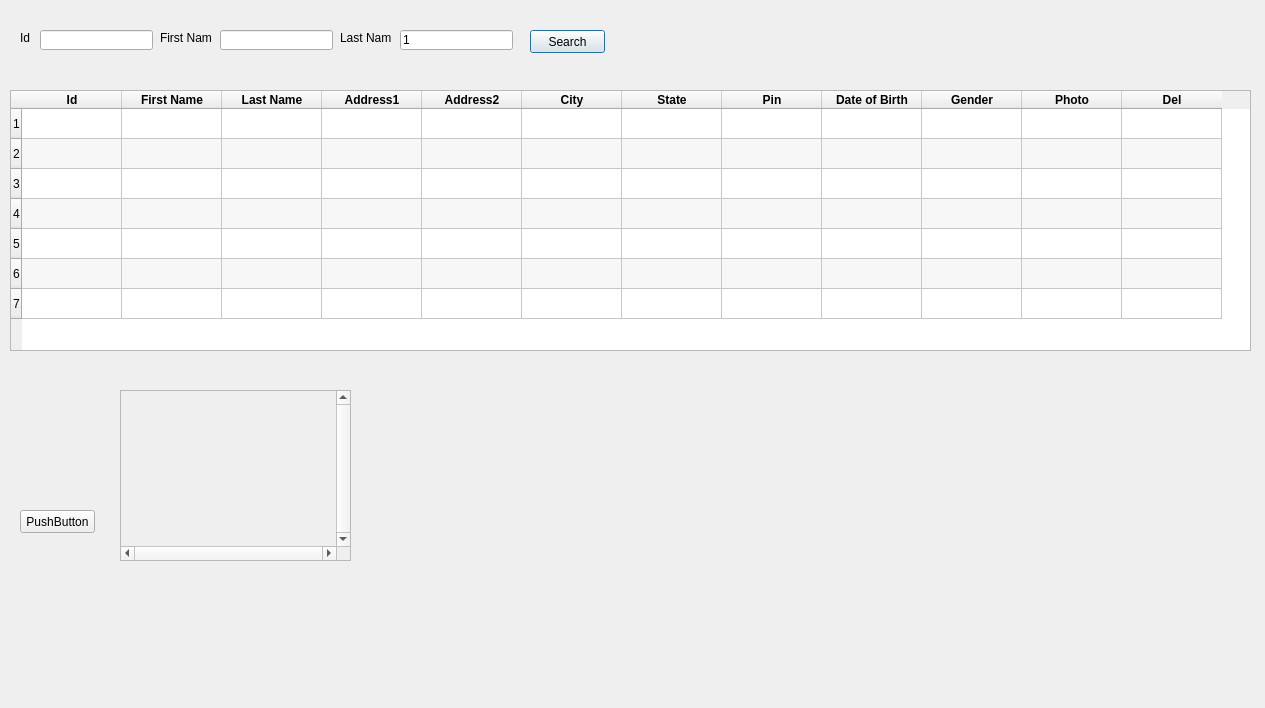
<?xml version="1.0" encoding="UTF-8"?>
<ui version="4.0">
 <class>Dialog</class>
 <widget class="QDialog" name="Dialog">
  <property name="windowModality">
   <enum>Qt::ApplicationModal</enum>
  </property>
  <property name="geometry">
   <rect>
    <x>0</x>
    <y>0</y>
    <width>1265</width>
    <height>708</height>
   </rect>
  </property>
  <property name="baseSize">
   <size>
    <width>600</width>
    <height>600</height>
   </size>
  </property>
  <property name="windowTitle">
   <string>Employee Update</string>
  </property>
  <property name="modal">
   <bool>true</bool>
  </property>
  <widget class="QTableWidget" name="employeeTableWidget">
   <property name="geometry">
    <rect>
     <x>10</x>
     <y>90</y>
     <width>1241</width>
     <height>261</height>
    </rect>
   </property>
   <property name="alternatingRowColors">
    <bool>true</bool>
   </property>
   <property name="rowCount">
    <number>7</number>
   </property>
   <property name="columnCount">
    <number>12</number>
   </property>
   <attribute name="horizontalHeaderShowSortIndicator" stdset="0">
    <bool>true</bool>
   </attribute>
   <row/>
   <row/>
   <row/>
   <row/>
   <row/>
   <row/>
   <row/>
   <column>
    <property name="text">
     <string>Id</string>
    </property>
    <property name="font">
     <font>
      <weight>75</weight>
      <bold>true</bold>
     </font>
    </property>
   </column>
   <column>
    <property name="text">
     <string>First Name</string>
    </property>
    <property name="font">
     <font>
      <weight>75</weight>
      <bold>true</bold>
     </font>
    </property>
   </column>
   <column>
    <property name="text">
     <string>Last Name</string>
    </property>
    <property name="font">
     <font>
      <weight>75</weight>
      <bold>true</bold>
     </font>
    </property>
   </column>
   <column>
    <property name="text">
     <string>Address1</string>
    </property>
    <property name="font">
     <font>
      <weight>75</weight>
      <bold>true</bold>
     </font>
    </property>
   </column>
   <column>
    <property name="text">
     <string>Address2</string>
    </property>
    <property name="font">
     <font>
      <weight>75</weight>
      <bold>true</bold>
     </font>
    </property>
   </column>
   <column>
    <property name="text">
     <string>City</string>
    </property>
    <property name="font">
     <font>
      <weight>75</weight>
      <bold>true</bold>
     </font>
    </property>
   </column>
   <column>
    <property name="text">
     <string>State</string>
    </property>
    <property name="font">
     <font>
      <weight>75</weight>
      <bold>true</bold>
     </font>
    </property>
   </column>
   <column>
    <property name="text">
     <string>Pin</string>
    </property>
    <property name="font">
     <font>
      <weight>75</weight>
      <bold>true</bold>
     </font>
    </property>
   </column>
   <column>
    <property name="text">
     <string>Date of Birth</string>
    </property>
    <property name="font">
     <font>
      <weight>75</weight>
      <bold>true</bold>
     </font>
    </property>
   </column>
   <column>
    <property name="text">
     <string>Gender</string>
    </property>
    <property name="font">
     <font>
      <weight>75</weight>
      <bold>true</bold>
     </font>
    </property>
   </column>
   <column>
    <property name="text">
     <string>Photo</string>
    </property>
    <property name="toolTip">
     <string>Click to take photo</string>
    </property>
    <property name="font">
     <font>
      <weight>75</weight>
      <bold>true</bold>
     </font>
    </property>
   </column>
   <column>
    <property name="text">
     <string>Del</string>
    </property>
    <property name="toolTip">
     <string>Click to delete record</string>
    </property>
    <property name="font">
     <font>
      <weight>75</weight>
      <bold>true</bold>
     </font>
    </property>
   </column>
   <item row="0" column="0">
    <property name="text">
     <string/>
    </property>
   </item>
  </widget>
  <widget class="QLabel" name="idLabel">
   <property name="geometry">
    <rect>
     <x>20</x>
     <y>30</y>
     <width>16</width>
     <height>16</height>
    </rect>
   </property>
   <property name="text">
    <string>Id</string>
   </property>
  </widget>
  <widget class="QLineEdit" name="idText">
   <property name="geometry">
    <rect>
     <x>40</x>
     <y>30</y>
     <width>113</width>
     <height>20</height>
    </rect>
   </property>
  </widget>
  <widget class="QLabel" name="firstNameLabel">
   <property name="geometry">
    <rect>
     <x>160</x>
     <y>30</y>
     <width>51</width>
     <height>16</height>
    </rect>
   </property>
   <property name="text">
    <string>First Name</string>
   </property>
  </widget>
  <widget class="QLineEdit" name="firstNameText">
   <property name="geometry">
    <rect>
     <x>220</x>
     <y>30</y>
     <width>113</width>
     <height>20</height>
    </rect>
   </property>
  </widget>
  <widget class="QLabel" name="lastNameLabel">
   <property name="geometry">
    <rect>
     <x>340</x>
     <y>30</y>
     <width>51</width>
     <height>16</height>
    </rect>
   </property>
   <property name="text">
    <string>Last Name</string>
   </property>
  </widget>
  <widget class="QLineEdit" name="lastNameText">
   <property name="geometry">
    <rect>
     <x>400</x>
     <y>30</y>
     <width>113</width>
     <height>20</height>
    </rect>
   </property>
   <property name="text">
    <string>1</string>
   </property>
  </widget>
  <widget class="QPushButton" name="searchButton">
   <property name="geometry">
    <rect>
     <x>530</x>
     <y>30</y>
     <width>75</width>
     <height>23</height>
    </rect>
   </property>
   <property name="text">
    <string>Search</string>
   </property>
   <property name="default">
    <bool>true</bool>
   </property>
  </widget>
  <widget class="QLabel" name="ErrorBar">
   <property name="geometry">
    <rect>
     <x>-50</x>
     <y>620</y>
     <width>601</width>
     <height>31</height>
    </rect>
   </property>
   <property name="text">
    <string/>
   </property>
   <property name="wordWrap">
    <bool>true</bool>
   </property>
  </widget>
  <widget class="QScrollArea" name="imageScrollArea">
   <property name="geometry">
    <rect>
     <x>120</x>
     <y>390</y>
     <width>231</width>
     <height>171</height>
    </rect>
   </property>
   <property name="verticalScrollBarPolicy">
    <enum>Qt::ScrollBarAlwaysOn</enum>
   </property>
   <property name="horizontalScrollBarPolicy">
    <enum>Qt::ScrollBarAlwaysOn</enum>
   </property>
   <property name="widgetResizable">
    <bool>true</bool>
   </property>
   <widget class="QWidget" name="scrollAreaWidgetContents">
    <property name="geometry">
     <rect>
      <x>0</x>
      <y>0</y>
      <width>212</width>
      <height>152</height>
     </rect>
    </property>
    <widget class="QLabel" name="imageLabel">
     <property name="geometry">
      <rect>
       <x>0</x>
       <y>0</y>
       <width>285</width>
       <height>171</height>
      </rect>
     </property>
     <property name="autoFillBackground">
      <bool>false</bool>
     </property>
     <property name="styleSheet">
      <string notr="true">font: 20pt &quot;MS Shell Dlg 2&quot;;</string>
     </property>
     <property name="frameShape">
      <enum>QFrame::NoFrame</enum>
     </property>
     <property name="text">
      <string/>
     </property>
     <property name="textFormat">
      <enum>Qt::AutoText</enum>
     </property>
     <property name="scaledContents">
      <bool>false</bool>
     </property>
     <property name="alignment">
      <set>Qt::AlignCenter</set>
     </property>
    </widget>
   </widget>
  </widget>
  <widget class="QPushButton" name="btn">
   <property name="geometry">
    <rect>
     <x>20</x>
     <y>510</y>
     <width>75</width>
     <height>23</height>
    </rect>
   </property>
   <property name="text">
    <string>PushButton</string>
   </property>
  </widget>
 </widget>
 <tabstops>
  <tabstop>idText</tabstop>
  <tabstop>firstNameText</tabstop>
  <tabstop>lastNameText</tabstop>
  <tabstop>searchButton</tabstop>
  <tabstop>employeeTableWidget</tabstop>
 </tabstops>
 <resources/>
 <connections/>
</ui>
